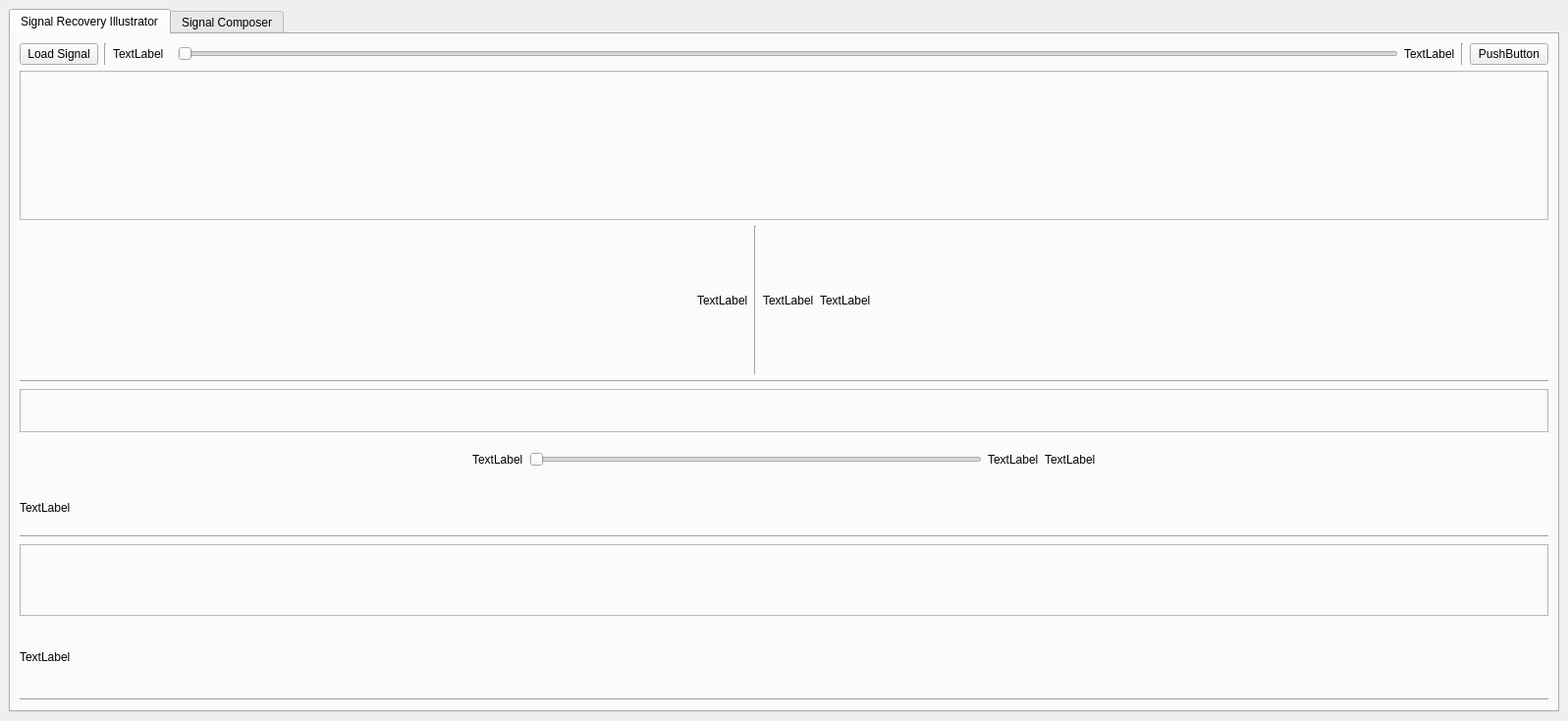
<?xml version="1.0" encoding="UTF-8"?>
<ui version="4.0">
 <class>MainWindow</class>
 <widget class="QMainWindow" name="MainWindow">
  <property name="geometry">
   <rect>
    <x>0</x>
    <y>0</y>
    <width>1597</width>
    <height>734</height>
   </rect>
  </property>
  <property name="sizePolicy">
   <sizepolicy hsizetype="Expanding" vsizetype="Expanding">
    <horstretch>0</horstretch>
    <verstretch>0</verstretch>
   </sizepolicy>
  </property>
  <property name="windowTitle">
   <string>MainWindow</string>
  </property>
  <widget class="QWidget" name="centralwidget">
   <property name="sizePolicy">
    <sizepolicy hsizetype="Expanding" vsizetype="Expanding">
     <horstretch>0</horstretch>
     <verstretch>0</verstretch>
    </sizepolicy>
   </property>
   <layout class="QVBoxLayout" name="verticalLayout">
    <item>
     <widget class="QTabWidget" name="tabWidget">
      <property name="currentIndex">
       <number>0</number>
      </property>
      <widget class="QWidget" name="tab1">
       <attribute name="title">
        <string>Signal Recovery Illustrator</string>
       </attribute>
       <layout class="QVBoxLayout" name="verticalLayout_6">
        <item>
         <layout class="QVBoxLayout" name="layoutTab1">
          <item>
           <layout class="QHBoxLayout" name="horizontalLayout_4">
            <item>
             <widget class="QPushButton" name="btnLoad">
              <property name="text">
               <string>Load Signal</string>
              </property>
             </widget>
            </item>
            <item>
             <widget class="Line" name="line_8">
              <property name="orientation">
               <enum>Qt::Vertical</enum>
              </property>
             </widget>
            </item>
            <item>
             <widget class="QLabel" name="labelNoise">
              <property name="sizePolicy">
               <sizepolicy hsizetype="Fixed" vsizetype="Preferred">
                <horstretch>0</horstretch>
                <verstretch>0</verstretch>
               </sizepolicy>
              </property>
              <property name="minimumSize">
               <size>
                <width>60</width>
                <height>0</height>
               </size>
              </property>
              <property name="text">
               <string>TextLabel</string>
              </property>
             </widget>
            </item>
            <item>
             <widget class="QSlider" name="sliderNoise">
              <property name="sizePolicy">
               <sizepolicy hsizetype="MinimumExpanding" vsizetype="Fixed">
                <horstretch>0</horstretch>
                <verstretch>0</verstretch>
               </sizepolicy>
              </property>
              <property name="minimumSize">
               <size>
                <width>1200</width>
                <height>0</height>
               </size>
              </property>
              <property name="orientation">
               <enum>Qt::Horizontal</enum>
              </property>
             </widget>
            </item>
            <item>
             <widget class="QLabel" name="labelNoise2">
              <property name="minimumSize">
               <size>
                <width>49</width>
                <height>0</height>
               </size>
              </property>
              <property name="text">
               <string>TextLabel</string>
              </property>
             </widget>
            </item>
            <item>
             <widget class="Line" name="line_6">
              <property name="orientation">
               <enum>Qt::Vertical</enum>
              </property>
             </widget>
            </item>
            <item>
             <widget class="QPushButton" name="btnRemove">
              <property name="text">
               <string>PushButton</string>
              </property>
             </widget>
            </item>
           </layout>
          </item>
          <item>
           <layout class="QVBoxLayout" name="layoutSignal">
            <item>
             <layout class="QHBoxLayout" name="layoutSignalSlider">
              <item>
               <widget class="QFrame" name="frameSignal">
                <property name="frameShape">
                 <enum>QFrame::StyledPanel</enum>
                </property>
                <property name="frameShadow">
                 <enum>QFrame::Raised</enum>
                </property>
               </widget>
              </item>
             </layout>
            </item>
            <item>
             <layout class="QHBoxLayout" name="layoutSlider_4">
              <item>
               <spacer name="horizontalSpacer_7">
                <property name="orientation">
                 <enum>Qt::Horizontal</enum>
                </property>
                <property name="sizeHint" stdset="0">
                 <size>
                  <width>40</width>
                  <height>20</height>
                 </size>
                </property>
               </spacer>
              </item>
              <item>
               <widget class="QLabel" name="labelSignal">
                <property name="text">
                 <string>TextLabel</string>
                </property>
               </widget>
              </item>
              <item>
               <widget class="Line" name="line_2">
                <property name="orientation">
                 <enum>Qt::Vertical</enum>
                </property>
               </widget>
              </item>
              <item>
               <widget class="QLabel" name="labelMax">
                <property name="text">
                 <string>TextLabel</string>
                </property>
               </widget>
              </item>
              <item>
               <widget class="QLabel" name="labelRMax">
                <property name="sizePolicy">
                 <sizepolicy hsizetype="Minimum" vsizetype="Preferred">
                  <horstretch>0</horstretch>
                  <verstretch>0</verstretch>
                 </sizepolicy>
                </property>
                <property name="text">
                 <string>TextLabel</string>
                </property>
               </widget>
              </item>
              <item>
               <spacer name="horizontalSpacer_8">
                <property name="orientation">
                 <enum>Qt::Horizontal</enum>
                </property>
                <property name="sizeHint" stdset="0">
                 <size>
                  <width>40</width>
                  <height>20</height>
                 </size>
                </property>
               </spacer>
              </item>
             </layout>
            </item>
            <item>
             <widget class="Line" name="line">
              <property name="orientation">
               <enum>Qt::Horizontal</enum>
              </property>
             </widget>
            </item>
            <item>
             <layout class="QVBoxLayout" name="verticalLayout_7">
              <item>
               <widget class="QFrame" name="frameSample">
                <property name="frameShape">
                 <enum>QFrame::StyledPanel</enum>
                </property>
                <property name="frameShadow">
                 <enum>QFrame::Raised</enum>
                </property>
               </widget>
              </item>
              <item>
               <layout class="QHBoxLayout" name="horizontalLayout_7">
                <item>
                 <spacer name="horizontalSpacer">
                  <property name="orientation">
                   <enum>Qt::Horizontal</enum>
                  </property>
                  <property name="sizeHint" stdset="0">
                   <size>
                    <width>40</width>
                    <height>20</height>
                   </size>
                  </property>
                 </spacer>
                </item>
                <item>
                 <widget class="QLabel" name="labelSamp">
                  <property name="text">
                   <string>TextLabel</string>
                  </property>
                 </widget>
                </item>
                <item>
                 <widget class="QSlider" name="sliderHz">
                  <property name="orientation">
                   <enum>Qt::Horizontal</enum>
                  </property>
                 </widget>
                </item>
                <item>
                 <widget class="QLabel" name="labelSlider">
                  <property name="text">
                   <string>TextLabel</string>
                  </property>
                 </widget>
                </item>
                <item>
                 <widget class="QLabel" name="lable_inmax">
                  <property name="text">
                   <string>TextLabel</string>
                  </property>
                 </widget>
                </item>
                <item>
                 <spacer name="horizontalSpacer_2">
                  <property name="orientation">
                   <enum>Qt::Horizontal</enum>
                  </property>
                  <property name="sizeHint" stdset="0">
                   <size>
                    <width>40</width>
                    <height>20</height>
                   </size>
                  </property>
                 </spacer>
                </item>
               </layout>
              </item>
              <item>
               <widget class="QLabel" name="labelSample">
                <property name="text">
                 <string>TextLabel</string>
                </property>
               </widget>
              </item>
              <item>
               <widget class="Line" name="line_7">
                <property name="orientation">
                 <enum>Qt::Horizontal</enum>
                </property>
               </widget>
              </item>
             </layout>
            </item>
            <item>
             <layout class="QVBoxLayout" name="layoutError">
              <item>
               <widget class="QFrame" name="frameError">
                <property name="frameShape">
                 <enum>QFrame::StyledPanel</enum>
                </property>
                <property name="frameShadow">
                 <enum>QFrame::Raised</enum>
                </property>
               </widget>
              </item>
              <item>
               <widget class="QLabel" name="labelError">
                <property name="text">
                 <string>TextLabel</string>
                </property>
               </widget>
              </item>
             </layout>
            </item>
            <item>
             <widget class="Line" name="line_9">
              <property name="orientation">
               <enum>Qt::Horizontal</enum>
              </property>
             </widget>
            </item>
           </layout>
          </item>
         </layout>
        </item>
       </layout>
      </widget>
      <widget class="QWidget" name="tab2">
       <attribute name="title">
        <string>Signal Composer</string>
       </attribute>
       <layout class="QVBoxLayout" name="verticalLayout_14">
        <item>
         <layout class="QVBoxLayout" name="layout4214124">
          <item>
           <layout class="QHBoxLayout" name="horizontalLayout_2">
            <item>
             <layout class="QVBoxLayout" name="verticalLayout_10">
              <item>
               <widget class="QFrame" name="frameBefore">
                <property name="frameShape">
                 <enum>QFrame::StyledPanel</enum>
                </property>
                <property name="frameShadow">
                 <enum>QFrame::Raised</enum>
                </property>
               </widget>
              </item>
              <item>
               <widget class="Line" name="line_10">
                <property name="orientation">
                 <enum>Qt::Horizontal</enum>
                </property>
               </widget>
              </item>
              <item>
               <widget class="QFrame" name="frameAfter">
                <property name="frameShape">
                 <enum>QFrame::StyledPanel</enum>
                </property>
                <property name="frameShadow">
                 <enum>QFrame::Raised</enum>
                </property>
               </widget>
              </item>
             </layout>
            </item>
            <item>
             <layout class="QVBoxLayout" name="verticalLayout_13">
              <item>
               <widget class="QWidget" name="widgetBefore" native="true">
                <property name="sizePolicy">
                 <sizepolicy hsizetype="Minimum" vsizetype="Minimum">
                  <horstretch>0</horstretch>
                  <verstretch>0</verstretch>
                 </sizepolicy>
                </property>
                <layout class="QVBoxLayout" name="verticalLayout_12">
                 <item>
                  <layout class="QVBoxLayout" name="verticalLayout_4">
                   <item>
                    <layout class="QHBoxLayout" name="horizontalLayout">
                     <item>
                      <layout class="QVBoxLayout" name="verticalLayout_2">
                       <item>
                        <widget class="QLabel" name="labelName">
                         <property name="text">
                          <string>TextLabel</string>
                         </property>
                        </widget>
                       </item>
                       <item>
                        <widget class="QLabel" name="labelFreq">
                         <property name="text">
                          <string>TextLabel</string>
                         </property>
                        </widget>
                       </item>
                       <item>
                        <widget class="QLabel" name="labelAmp">
                         <property name="text">
                          <string>TextLabel</string>
                         </property>
                        </widget>
                       </item>
                       <item>
                        <widget class="QLabel" name="labelPhase">
                         <property name="text">
                          <string>TextLabel</string>
                         </property>
                        </widget>
                       </item>
                      </layout>
                     </item>
                     <item>
                      <layout class="QVBoxLayout" name="verticalLayout_3">
                       <item>
                        <widget class="QLineEdit" name="editName">
                         <property name="sizePolicy">
                          <sizepolicy hsizetype="Minimum" vsizetype="Fixed">
                           <horstretch>0</horstretch>
                           <verstretch>0</verstretch>
                          </sizepolicy>
                         </property>
                        </widget>
                       </item>
                       <item>
                        <widget class="QLineEdit" name="editFreq">
                         <property name="sizePolicy">
                          <sizepolicy hsizetype="Minimum" vsizetype="Fixed">
                           <horstretch>0</horstretch>
                           <verstretch>0</verstretch>
                          </sizepolicy>
                         </property>
                        </widget>
                       </item>
                       <item>
                        <widget class="QLineEdit" name="editAmp">
                         <property name="sizePolicy">
                          <sizepolicy hsizetype="Minimum" vsizetype="Fixed">
                           <horstretch>0</horstretch>
                           <verstretch>0</verstretch>
                          </sizepolicy>
                         </property>
                        </widget>
                       </item>
                       <item>
                        <widget class="QLineEdit" name="editPhase">
                         <property name="sizePolicy">
                          <sizepolicy hsizetype="Minimum" vsizetype="Fixed">
                           <horstretch>0</horstretch>
                           <verstretch>0</verstretch>
                          </sizepolicy>
                         </property>
                        </widget>
                       </item>
                      </layout>
                     </item>
                    </layout>
                   </item>
                   <item>
                    <layout class="QHBoxLayout" name="horizontalLayout_3">
                     <item>
                      <widget class="QPushButton" name="btnAdd">
                       <property name="text">
                        <string>Load Signal</string>
                       </property>
                      </widget>
                     </item>
                     <item>
                      <widget class="QPushButton" name="btnCreate">
                       <property name="text">
                        <string>Load Signal</string>
                       </property>
                      </widget>
                     </item>
                    </layout>
                   </item>
                   <item>
                    <spacer name="verticalSpacer">
                     <property name="orientation">
                      <enum>Qt::Vertical</enum>
                     </property>
                     <property name="sizeType">
                      <enum>QSizePolicy::Fixed</enum>
                     </property>
                     <property name="sizeHint" stdset="0">
                      <size>
                       <width>20</width>
                       <height>100</height>
                      </size>
                     </property>
                    </spacer>
                   </item>
                  </layout>
                 </item>
                 <item>
                  <widget class="QWidget" name="widgetAfter" native="true">
                   <property name="sizePolicy">
                    <sizepolicy hsizetype="Minimum" vsizetype="Fixed">
                     <horstretch>0</horstretch>
                     <verstretch>0</verstretch>
                    </sizepolicy>
                   </property>
                   <property name="minimumSize">
                    <size>
                     <width>0</width>
                     <height>0</height>
                    </size>
                   </property>
                   <property name="maximumSize">
                    <size>
                     <width>16777215</width>
                     <height>137</height>
                    </size>
                   </property>
                   <layout class="QVBoxLayout" name="verticalLayout_11">
                    <item>
                     <layout class="QVBoxLayout" name="verticalLayout_9">
                      <item>
                       <layout class="QHBoxLayout" name="horizontalLayout_5">
                        <item>
                         <layout class="QVBoxLayout" name="verticalLayout_5">
                          <item>
                           <widget class="QLabel" name="labelRFreq">
                            <property name="text">
                             <string>TextLabel</string>
                            </property>
                           </widget>
                          </item>
                         </layout>
                        </item>
                        <item>
                         <layout class="QVBoxLayout" name="verticalLayout_8">
                          <item>
                           <widget class="QLabel" name="labelRRFreq">
                            <property name="text">
                             <string>TextLabel</string>
                            </property>
                           </widget>
                          </item>
                         </layout>
                        </item>
                       </layout>
                      </item>
                      <item>
                       <layout class="QHBoxLayout" name="horizontalLayout_6">
                        <item>
                         <widget class="QComboBox" name="signal_composer"/>
                        </item>
                        <item>
                         <widget class="QPushButton" name="btnRemove2">
                          <property name="text">
                           <string>Load Signal</string>
                          </property>
                         </widget>
                        </item>
                       </layout>
                      </item>
                     </layout>
                    </item>
                    <item>
                     <widget class="QPushButton" name="btnConfirm">
                      <property name="text">
                       <string>Load Signal</string>
                      </property>
                     </widget>
                    </item>
                   </layout>
                  </widget>
                 </item>
                </layout>
               </widget>
              </item>
             </layout>
            </item>
           </layout>
          </item>
          <item>
           <widget class="Line" name="line_5">
            <property name="orientation">
             <enum>Qt::Horizontal</enum>
            </property>
           </widget>
          </item>
         </layout>
        </item>
       </layout>
      </widget>
     </widget>
    </item>
   </layout>
  </widget>
  <action name="actionOpen">
   <property name="text">
    <string>Signal</string>
   </property>
  </action>
 </widget>
 <resources/>
 <connections/>
</ui>
